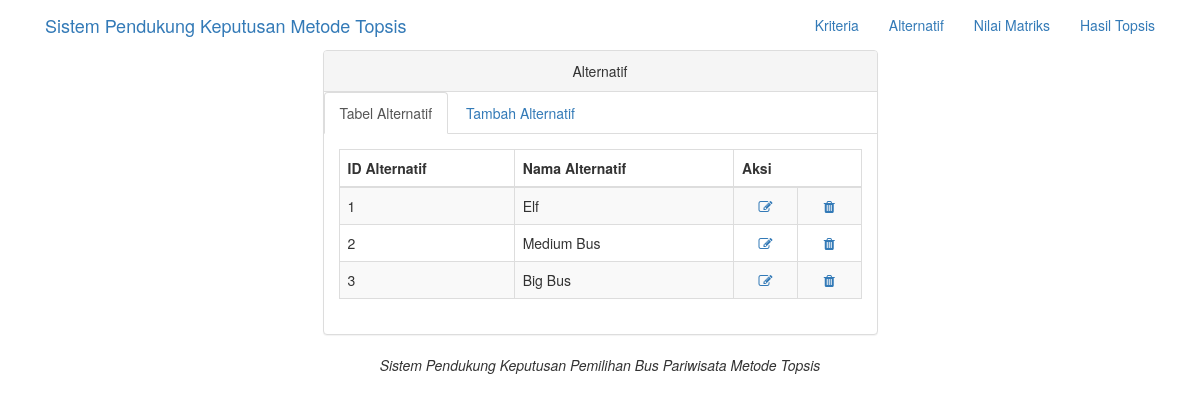
The page /alternatif.php on the database its author committed.
### tables this page shows
CREATE TABLE IF NOT EXISTS `tab_alternatif` (
  `id_alternatif` varchar(10) NOT NULL,
  `nama_alternatif` varchar(50) NOT NULL
);

### alternatif.php (the view, shortened to what this page needs)
<?php
include ("koneksi.php");
 ?>
<!DOCTYPE html>
<html>
  <head>
    <link href="tampilan/css/bootstrap.min.css" rel="stylesheet">
    <link href="tampilan/font-awesome/css/font-awesome.min.css" rel="stylesheet" type="text/css">
  </head>
  <body>
    <nav class="">
      <div class="container">
        <div class="navbar-header">
          <a class="navbar-brand" href="index.php">Sistem Pendukung Keputusan Metode Topsis</a>
        </div>
        <div class="collapse navbar-collapse">
          <ul class="nav navbar-nav navbar-right">
            <li>
              <a href="kriteria.php">Kriteria</a>
            </li>
            <li>
              <a href="alternatif.php">Alternatif</a>
            </li>
            <li>
              <a href="nilmat.php">Nilai Matriks</a>
            </li>
            <li>
              <a href="hastop.php">Hasil Topsis</a>
            </li>
          </ul>
        </div>
      </div>
    </nav>
    <div class="container">
      <div class="row">
        <div class="col-lg-6 col-lg-offset-3">
            <div class="panel panel-default">
                <div class="panel-heading text-center">
                    Alternatif
                </div>
                <ul class="nav nav-tabs">
                    <li class="active">
                      <a href="alternatif.php" data-toggle="tab">Tabel Alternatif</a>
                    </li>
                    <li>
                      <a href="alternatiftambah.php" data-toggle="tab">Tambah Alternatif</a>
                    </li>
                </ul>
                <div class="panel-body">
                    <div class="tab-content">
                      <div class="">
                        <table class="table table-striped table-bordered table-hover">
                          <thead >
                            <tr>
                              <th>ID Alternatif</th>
                              <th>Nama Alternatif</th>
                              <th colspan="2">Aksi</th>
                            </tr>
                          </thead>
                          <tbody>
                            <?php
                            $sql = $koneksi->query('SELECT * FROM tab_alternatif');
                            while ($row = $sql->fetch_array()) {
                            ?>
                            <tr>
                              <td><?php echo $row[0] ?></td>
                              <td><?php echo $row[1] ?></td>
                              <td align="center"><a href="editalternatif.php?id_alternatif=<?php echo $row['id_alternatif'] ?>"><i class="fa fa-edit fa-fw"></i> </td>
                              <td align="center"><a href="hapusalternatif.php?id_alternatif=<?php echo $row['id_alternatif'] ?>"><i class="fa fa-trash fa-fw"></i> </td>
                            </tr>
                            <?php } ?>
                          </tbody>
                        </table>
                      </div>
                    </div>
                </div>
            </div>
        </div>
      </div>
    </div>
    <footer class="text-center">
      <div class="footer-below">
        <div class="container">
          <div class="row">
            <div class="col-lg-12">
              <em>Sistem Pendukung Keputusan Pemilihan Bus Pariwisata Metode Topsis</em>
            </div>
          </div>
        </div>
      </div>
    </footer>
  </body>
</html>

### rows shown on the page
tab_alternatif: id_alternatif "1", nama_alternatif "Elf"
tab_alternatif: id_alternatif "2", nama_alternatif "Medium Bus"
tab_alternatif: id_alternatif "3", nama_alternatif "Big Bus"
